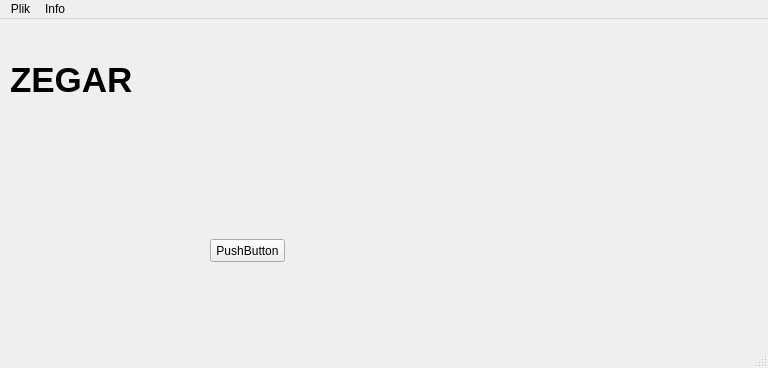
<?xml version="1.0" encoding="UTF-8"?>
<ui version="4.0">
 <class>MainWindow</class>
 <widget class="QMainWindow" name="MainWindow">
  <property name="geometry">
   <rect>
    <x>0</x>
    <y>0</y>
    <width>768</width>
    <height>368</height>
   </rect>
  </property>
  <property name="windowTitle">
   <string>MainWindow</string>
  </property>
  <widget class="QWidget" name="centralwidget">
   <widget class="QLabel" name="lblZegar">
    <property name="geometry">
     <rect>
      <x>10</x>
      <y>10</y>
      <width>251</width>
      <height>101</height>
     </rect>
    </property>
    <property name="font">
     <font>
      <pointsize>26</pointsize>
      <weight>75</weight>
      <bold>true</bold>
     </font>
    </property>
    <property name="text">
     <string>ZEGAR</string>
    </property>
    <property name="textFormat">
     <enum>Qt::PlainText</enum>
    </property>
   </widget>
   <widget class="QPushButton" name="pushButton">
    <property name="geometry">
     <rect>
      <x>210</x>
      <y>220</y>
      <width>75</width>
      <height>23</height>
     </rect>
    </property>
    <property name="text">
     <string>PushButton</string>
    </property>
   </widget>
  </widget>
  <widget class="QMenuBar" name="menubar">
   <property name="geometry">
    <rect>
     <x>0</x>
     <y>0</y>
     <width>768</width>
     <height>21</height>
    </rect>
   </property>
   <widget class="QMenu" name="menuPlik">
    <property name="title">
     <string>Plik</string>
    </property>
    <addaction name="actionEdycja"/>
    <addaction name="separator"/>
    <addaction name="actionZamknij"/>
   </widget>
   <widget class="QMenu" name="menuInfo">
    <property name="title">
     <string>Info</string>
    </property>
    <addaction name="actionInformacje"/>
   </widget>
   <addaction name="menuPlik"/>
   <addaction name="menuInfo"/>
  </widget>
  <widget class="QStatusBar" name="statusbar"/>
  <action name="actionEdycja">
   <property name="text">
    <string>Edycja</string>
   </property>
  </action>
  <action name="actionZamknij">
   <property name="text">
    <string>Zamknij</string>
   </property>
  </action>
  <action name="actionInformacje">
   <property name="text">
    <string>Informacje</string>
   </property>
  </action>
 </widget>
 <resources/>
 <connections/>
</ui>
